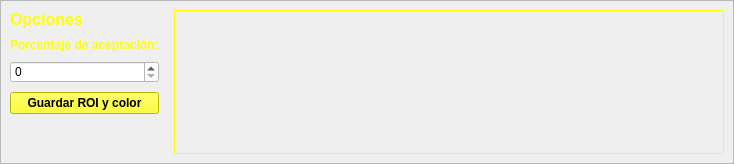
     <widget class="QWidget" name="tab_2">
      <attribute name="title">
       <string>COLOR</string>
      </attribute>
      <layout class="QGridLayout" name="gridLayout_4">
       <property name="leftMargin">
        <number>0</number>
       </property>
       <property name="topMargin">
        <number>0</number>
       </property>
       <property name="rightMargin">
        <number>0</number>
       </property>
       <property name="bottomMargin">
        <number>0</number>
       </property>
       <item row="0" column="0">
        <widget class="QFrame" name="frame_2">
         <property name="frameShape">
          <enum>QFrame::StyledPanel</enum>
         </property>
         <property name="frameShadow">
          <enum>QFrame::Raised</enum>
         </property>
         <layout class="QGridLayout" name="gridLayout_8">
          <property name="horizontalSpacing">
           <number>15</number>
          </property>
          <property name="verticalSpacing">
           <number>9</number>
          </property>
          <item row="2" column="0">
           <widget class="QSpinBox" name="pAceptacionColorSpin">
            <property name="styleSheet">
             <string notr="true">background-color: rgb(255, 255, 255);</string>
            </property>
           </widget>
          </item>
          <item row="0" column="0">
           <widget class="QLabel" name="label_5">
            <property name="font">
             <font>
              <pointsize>12</pointsize>
              <weight>75</weight>
              <bold>true</bold>
             </font>
            </property>
            <property name="styleSheet">
             <string notr="true">background-color: qlineargradient(spread:pad, x1:1, y1:1, x2:1, y2:2,  stop:0 rgba(0, 0, 0, 0), stop:1 rgba(255, 255, 255, 255));
color: rgb(255, 255, 0);</string>
            </property>
            <property name="text">
             <string>Opciones</string>
            </property>
           </widget>
          </item>
          <item row="3" column="0">
           <widget class="QPushButton" name="guardarROIColorButton">
            <property name="font">
             <font>
              <pointsize>9</pointsize>
              <weight>75</weight>
              <bold>true</bold>
             </font>
            </property>
            <property name="styleSheet">
             <string notr="true">background-color: rgb(255, 255, 0);</string>
            </property>
            <property name="text">
             <string>Guardar ROI y color</string>
            </property>
           </widget>
          </item>
          <item row="1" column="0">
           <widget class="QLabel" name="label_6">
            <property name="font">
             <font>
              <pointsize>9</pointsize>
              <weight>75</weight>
              <bold>true</bold>
             </font>
            </property>
            <property name="styleSheet">
             <string notr="true">background-color: qlineargradient(spread:pad, x1:1, y1:1, x2:1, y2:2,  stop:0 rgba(0, 0, 0, 0), stop:1 rgba(255, 255, 255, 255));
color: rgb(255, 255, 0);</string>
            </property>
            <property name="text">
             <string>Porcentaje de aceptación:</string>
            </property>
           </widget>
          </item>
          <item row="4" column="0">
           <spacer name="verticalSpacer_5">
            <property name="orientation">
             <enum>Qt::Vertical</enum>
            </property>
            <property name="sizeHint" stdset="0">
             <size>
              <width>20</width>
              <height>40</height>
             </size>
            </property>
           </spacer>
          </item>
          <item row="0" column="1" rowspan="5">
           <widget class="QLabel" name="imagenColorLabel">
            <property name="minimumSize">
             <size>
              <width>550</width>
              <height>0</height>
             </size>
            </property>
            <property name="maximumSize">
             <size>
              <width>550</width>
              <height>534</height>
             </size>
            </property>
            <property name="palette">
             <palette>
              <active>
               <colorrole role="WindowText">
                <brush brushstyle="SolidPattern">
                 <color alpha="255">
                  <red>255</red>
                  <green>255</green>
                  <blue>0</blue>
                 </color>
                </brush>
               </colorrole>
               <colorrole role="Button">
                <brush brushstyle="LinearGradientPattern">
                 <gradient startx="0.000000000000000" starty="0.000000000000000" endx="1.000000000000000" endy="1.000000000000000" type="LinearGradient" spread="PadSpread" coordinatemode="ObjectBoundingMode">
                  <gradientstop position="0.000000000000000">
                   <color alpha="255">
                    <red>0</red>
                    <green>0</green>
                    <blue>0</blue>
                   </color>
                  </gradientstop>
                  <gradientstop position="1.000000000000000">
                   <color alpha="255">
                    <red>111</red>
                    <green>111</green>
                    <blue>111</blue>
                   </color>
                  </gradientstop>
                 </gradient>
                </brush>
               </colorrole>
               <colorrole role="Base">
                <brush brushstyle="LinearGradientPattern">
                 <gradient startx="0.000000000000000" starty="0.000000000000000" endx="1.000000000000000" endy="1.000000000000000" type="LinearGradient" spread="PadSpread" coordinatemode="ObjectBoundingMode">
                  <gradientstop position="0.000000000000000">
                   <color alpha="255">
                    <red>0</red>
                    <green>0</green>
                    <blue>0</blue>
                   </color>
                  </gradientstop>
                  <gradientstop position="1.000000000000000">
                   <color alpha="255">
                    <red>111</red>
                    <green>111</green>
                    <blue>111</blue>
                   </color>
                  </gradientstop>
                 </gradient>
                </brush>
               </colorrole>
               <colorrole role="Window">
                <brush brushstyle="LinearGradientPattern">
                 <gradient startx="0.000000000000000" starty="0.000000000000000" endx="1.000000000000000" endy="1.000000000000000" type="LinearGradient" spread="PadSpread" coordinatemode="ObjectBoundingMode">
                  <gradientstop position="0.000000000000000">
                   <color alpha="255">
                    <red>0</red>
                    <green>0</green>
                    <blue>0</blue>
                   </color>
                  </gradientstop>
                  <gradientstop position="1.000000000000000">
                   <color alpha="255">
                    <red>111</red>
                    <green>111</green>
                    <blue>111</blue>
                   </color>
                  </gradientstop>
                 </gradient>
                </brush>
               </colorrole>
              </active>
              <inactive>
               <colorrole role="WindowText">
                <brush brushstyle="SolidPattern">
                 <color alpha="255">
                  <red>255</red>
                  <green>255</green>
                  <blue>0</blue>
                 </color>
                </brush>
               </colorrole>
               <colorrole role="Button">
                <brush brushstyle="LinearGradientPattern">
                 <gradient startx="0.000000000000000" starty="0.000000000000000" endx="1.000000000000000" endy="1.000000000000000" type="LinearGradient" spread="PadSpread" coordinatemode="ObjectBoundingMode">
                  <gradientstop position="0.000000000000000">
                   <color alpha="255">
                    <red>0</red>
                    <green>0</green>
                    <blue>0</blue>
                   </color>
                  </gradientstop>
                  <gradientstop position="1.000000000000000">
                   <color alpha="255">
                    <red>111</red>
                    <green>111</green>
                    <blue>111</blue>
                   </color>
                  </gradientstop>
                 </gradient>
                </brush>
               </colorrole>
               <colorrole role="Base">
                <brush brushstyle="LinearGradientPattern">
                 <gradient startx="0.000000000000000" starty="0.000000000000000" endx="1.000000000000000" endy="1.000000000000000" type="LinearGradient" spread="PadSpread" coordinatemode="ObjectBoundingMode">
                  <gradientstop position="0.000000000000000">
                   <color alpha="255">
                    <red>0</red>
                    <green>0</green>
                    <blue>0</blue>
                   </color>
                  </gradientstop>
                  <gradientstop position="1.000000000000000">
                   <color alpha="255">
                    <red>111</red>
                    <green>111</green>
                    <blue>111</blue>
                   </color>
                  </gradientstop>
                 </gradient>
                </brush>
               </colorrole>
               <colorrole role="Window">
                <brush brushstyle="LinearGradientPattern">
                 <gradient startx="0.000000000000000" starty="0.000000000000000" endx="1.000000000000000" endy="1.000000000000000" type="LinearGradient" spread="PadSpread" coordinatemode="ObjectBoundingMode">
                  <gradientstop position="0.000000000000000">
                   <color alpha="255">
                    <red>0</red>
                    <green>0</green>
                    <blue>0</blue>
                   </color>
                  </gradientstop>
                  <gradientstop position="1.000000000000000">
                   <color alpha="255">
                    <red>111</red>
                    <green>111</green>
                    <blue>111</blue>
                   </color>
                  </gradientstop>
                 </gradient>
                </brush>
               </colorrole>
              </inactive>
              <disabled>
               <colorrole role="WindowText">
                <brush brushstyle="SolidPattern">
                 <color alpha="255">
                  <red>120</red>
                  <green>120</green>
                  <blue>120</blue>
                 </color>
                </brush>
               </colorrole>
               <colorrole role="Button">
                <brush brushstyle="LinearGradientPattern">
                 <gradient startx="0.000000000000000" starty="0.000000000000000" endx="1.000000000000000" endy="1.000000000000000" type="LinearGradient" spread="PadSpread" coordinatemode="ObjectBoundingMode">
                  <gradientstop position="0.000000000000000">
                   <color alpha="255">
                    <red>0</red>
                    <green>0</green>
                    <blue>0</blue>
                   </color>
                  </gradientstop>
                  <gradientstop position="1.000000000000000">
                   <color alpha="255">
                    <red>111</red>
                    <green>111</green>
                    <blue>111</blue>
                   </color>
                  </gradientstop>
                 </gradient>
                </brush>
               </colorrole>
               <colorrole role="Base">
                <brush brushstyle="LinearGradientPattern">
                 <gradient startx="0.000000000000000" starty="0.000000000000000" endx="1.000000000000000" endy="1.000000000000000" type="LinearGradient" spread="PadSpread" coordinatemode="ObjectBoundingMode">
                  <gradientstop position="0.000000000000000">
                   <color alpha="255">
                    <red>0</red>
                    <green>0</green>
                    <blue>0</blue>
                   </color>
                  </gradientstop>
                  <gradientstop position="1.000000000000000">
                   <color alpha="255">
                    <red>111</red>
                    <green>111</green>
                    <blue>111</blue>
                   </color>
                  </gradientstop>
                 </gradient>
                </brush>
               </colorrole>
               <colorrole role="Window">
                <brush brushstyle="LinearGradientPattern">
                 <gradient startx="0.000000000000000" starty="0.000000000000000" endx="1.000000000000000" endy="1.000000000000000" type="LinearGradient" spread="PadSpread" coordinatemode="ObjectBoundingMode">
                  <gradientstop position="0.000000000000000">
                   <color alpha="255">
                    <red>0</red>
                    <green>0</green>
                    <blue>0</blue>
                   </color>
                  </gradientstop>
                  <gradientstop position="1.000000000000000">
                   <color alpha="255">
                    <red>111</red>
                    <green>111</green>
                    <blue>111</blue>
                   </color>
                  </gradientstop>
                 </gradient>
                </brush>
               </colorrole>
              </disabled>
             </palette>
            </property>
            <property name="frameShape">
             <enum>QFrame::Box</enum>
            </property>
            <property name="text">
             <string/>
            </property>
            <property name="scaledContents">
             <bool>true</bool>
            </property>
           </widget>
          </item>
         </layout>
        </widget>
       </item>
      </layout>
     </widget>
